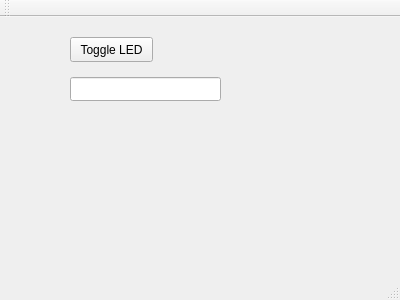
<?xml version="1.0" encoding="UTF-8"?>
<ui version="4.0">
 <class>MainWindow</class>
 <widget class="QMainWindow" name="MainWindow">
  <property name="geometry">
   <rect>
    <x>0</x>
    <y>0</y>
    <width>400</width>
    <height>300</height>
   </rect>
  </property>
  <property name="windowTitle">
   <string>MainWindow</string>
  </property>
  <widget class="QWidget" name="centralWidget">
   <widget class="QPushButton" name="pushButton">
    <property name="geometry">
     <rect>
      <x>70</x>
      <y>20</y>
      <width>83</width>
      <height>25</height>
     </rect>
    </property>
    <property name="text">
     <string>Toggle LED</string>
    </property>
   </widget>
   <widget class="QLineEdit" name="lineEdit">
    <property name="geometry">
     <rect>
      <x>70</x>
      <y>60</y>
      <width>151</width>
      <height>24</height>
     </rect>
    </property>
   </widget>
  </widget>
  <widget class="QMenuBar" name="menuBar">
   <property name="geometry">
    <rect>
     <x>0</x>
     <y>0</y>
     <width>400</width>
     <height>22</height>
    </rect>
   </property>
  </widget>
  <widget class="QToolBar" name="mainToolBar">
   <attribute name="toolBarArea">
    <enum>TopToolBarArea</enum>
   </attribute>
   <attribute name="toolBarBreak">
    <bool>false</bool>
   </attribute>
  </widget>
  <widget class="QStatusBar" name="statusBar"/>
 </widget>
 <layoutdefault spacing="6" margin="11"/>
 <resources/>
 <connections/>
</ui>
